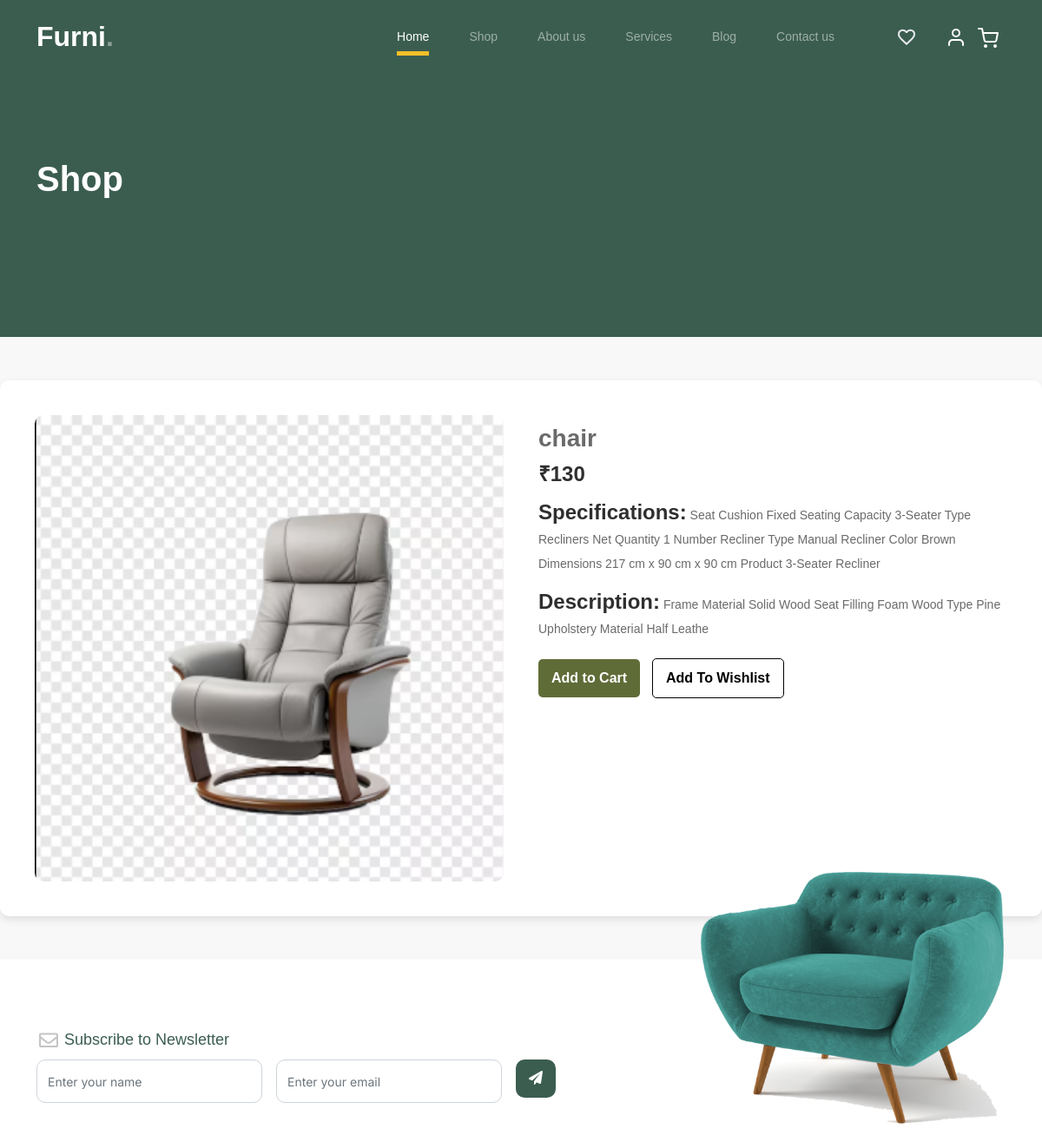
The page /product/3 (upper part) on the database as committed earlier.
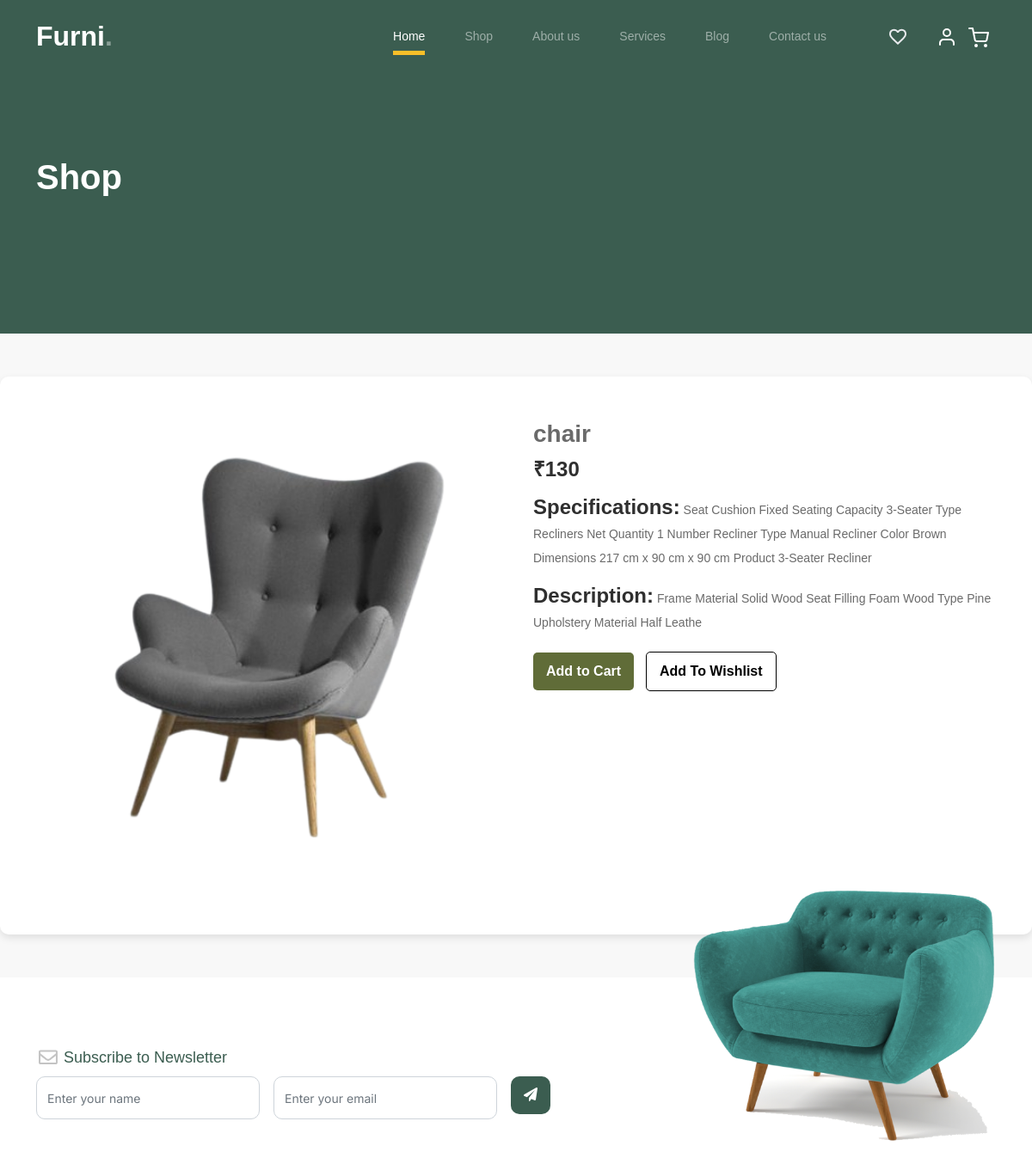
The same page on the database as committed later.
### ekart/models.py (models this page shows, shortened)
class products(models.Model):
    name = models.CharField(max_length=255)
    image = models.ImageField(upload_to='products')
    price = models.IntegerField()
    category = models.CharField(max_length=255)
    desc = models.TextField()
    specification = models.TextField()

### ekart/views.py (the view)
# urls.py: path('product/<int:pro_id>', views.product,name='product'),
def product(request, pro_id):
    product_details = get_object_or_404(products, id=pro_id)
    return render(request, 'shop-fur.html', {'prod': product_details})

### template/shop-fur.html (shortened to what this page needs)
{% extends "base.html" %}
{% load static %}
{% block mainblock %}
			<div class="hero">
				<div class="container">
					<div class="row justify-content-between">
						<div class="col-lg-5">
							<div class="intro-excerpt">
								<h1>Shop</h1>
							</div>
						</div>
						<div class="col-lg-7">
						</div>
					</div>
				</div>
			</div>
    <div class="product-container">
        <div class="product-image">
            <img src="{{prod.image.url}}" alt="{{prod.name}}">
        </div>
        <div class="product-details">
            <h1 class="product-title">{{prod.name}}</h1>
            <p class="product-price">₹{{prod.price}}</p>
            <p class="product-size"><b class="product-price">Specifications:</b> {{prod.specification}}</p>
			<p class="product-size"><b class="product-price">Description:</b> {{prod.desc}}</p>
            <div class="product-actions">
                <a style="text-decoration: none;" href="/cart/{{prod.id}}"><button class="btn add-to-cart">Add to Cart</button></a>
                <a style="text-decoration: none;" href="/add_wishlist/{{prod.id}}/"><button class="btn enquiry">Add To Wishlist</button></a>
            </div>
        </div>
    </div>
{% endblock mainblock %}

Rows that differ between the two databases and show on the page:
changed products "chair": image: a different picture
